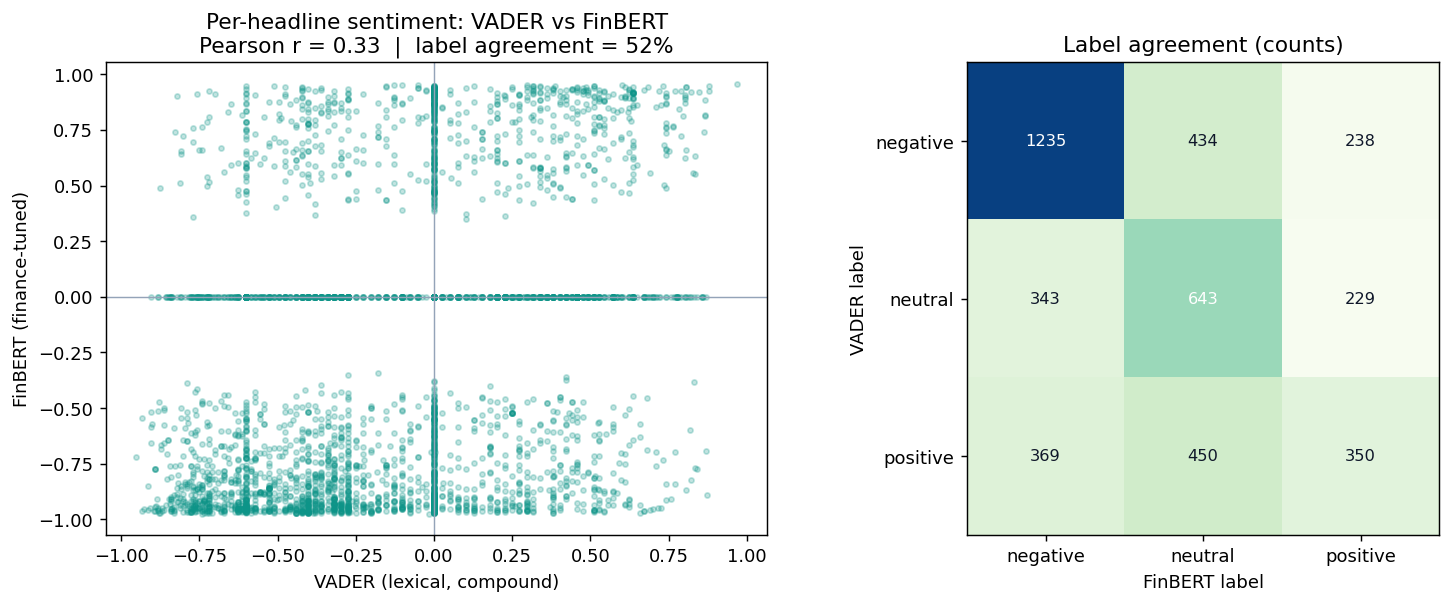

The script that saved this image:
"""
VADER vs FinBERT — do a lexical and a finance-tuned model agree on Fed/inflation headlines?

Reads the scored corpus (daily_sentiment.csv, which carries both a FinBERT `sentiment`
and a VADER `vader` column from pipeline.py), quantifies how much the two disagree, and
saves a scatter + label-agreement figure to vader_vs_finbert.png.
"""
import numpy as np
import pandas as pd
import matplotlib
matplotlib.use("Agg")
import matplotlib.pyplot as plt

LABELS = ["negative", "neutral", "positive"]

df = pd.read_csv("daily_sentiment.csv")
df = df.dropna(subset=["sentiment", "vader"])

corr  = float(np.corrcoef(df["sentiment"], df["vader"])[0, 1])
agree = float((df["label"] == df["vader_label"]).mean())
conf  = (pd.crosstab(df["vader_label"], df["label"])
           .reindex(index=LABELS, columns=LABELS, fill_value=0))

# headlines where the two models flip sign hardest
flip = df[((df["sentiment"] > 0.3) & (df["vader"] < -0.3)) |
          ((df["sentiment"] < -0.3) & (df["vader"] > 0.3))]

print(f"Articles: {len(df)}")
print(f"Pearson r (FinBERT vs VADER): {corr:.2f}")
print(f"Label agreement: {agree:.0%}")
print(f"Hard sign-flips: {len(flip)}\n")
print("Example divergences (VADER reacts to tone words, FinBERT to financial framing):")
for _, r in flip.head(5).iterrows():
    print(f"  vader={r['vader']:+.2f}  finbert={r['sentiment']:+.2f}  | {r['title'][:72]}")

fig, (ax1, ax2) = plt.subplots(1, 2, figsize=(12, 4.8))
ax1.scatter(df["vader"], df["sentiment"], s=8, alpha=0.25, color="#0d9488")
ax1.axhline(0, color="#94a3b8", lw=.8); ax1.axvline(0, color="#94a3b8", lw=.8)
ax1.set(xlabel="VADER (lexical, compound)", ylabel="FinBERT (finance-tuned)",
        title=f"Per-headline sentiment: VADER vs FinBERT\n"
              f"Pearson r = {corr:.2f}  |  label agreement = {agree:.0%}")
ax2.imshow(conf.values, cmap="GnBu")
ax2.set_xticks(range(3)); ax2.set_xticklabels(LABELS)
ax2.set_yticks(range(3)); ax2.set_yticklabels(LABELS)
ax2.set(xlabel="FinBERT label", ylabel="VADER label", title="Label agreement (counts)")
for i in range(3):
    for j in range(3):
        v = conf.values[i, j]
        ax2.text(j, i, v, ha="center", va="center",
                 color="white" if v > conf.values.max() * 0.5 else "#0f172a", fontsize=9)
fig.tight_layout()
fig.savefig("vader_vs_finbert.png", dpi=130, bbox_inches="tight")
print("\nSaved vader_vs_finbert.png")
